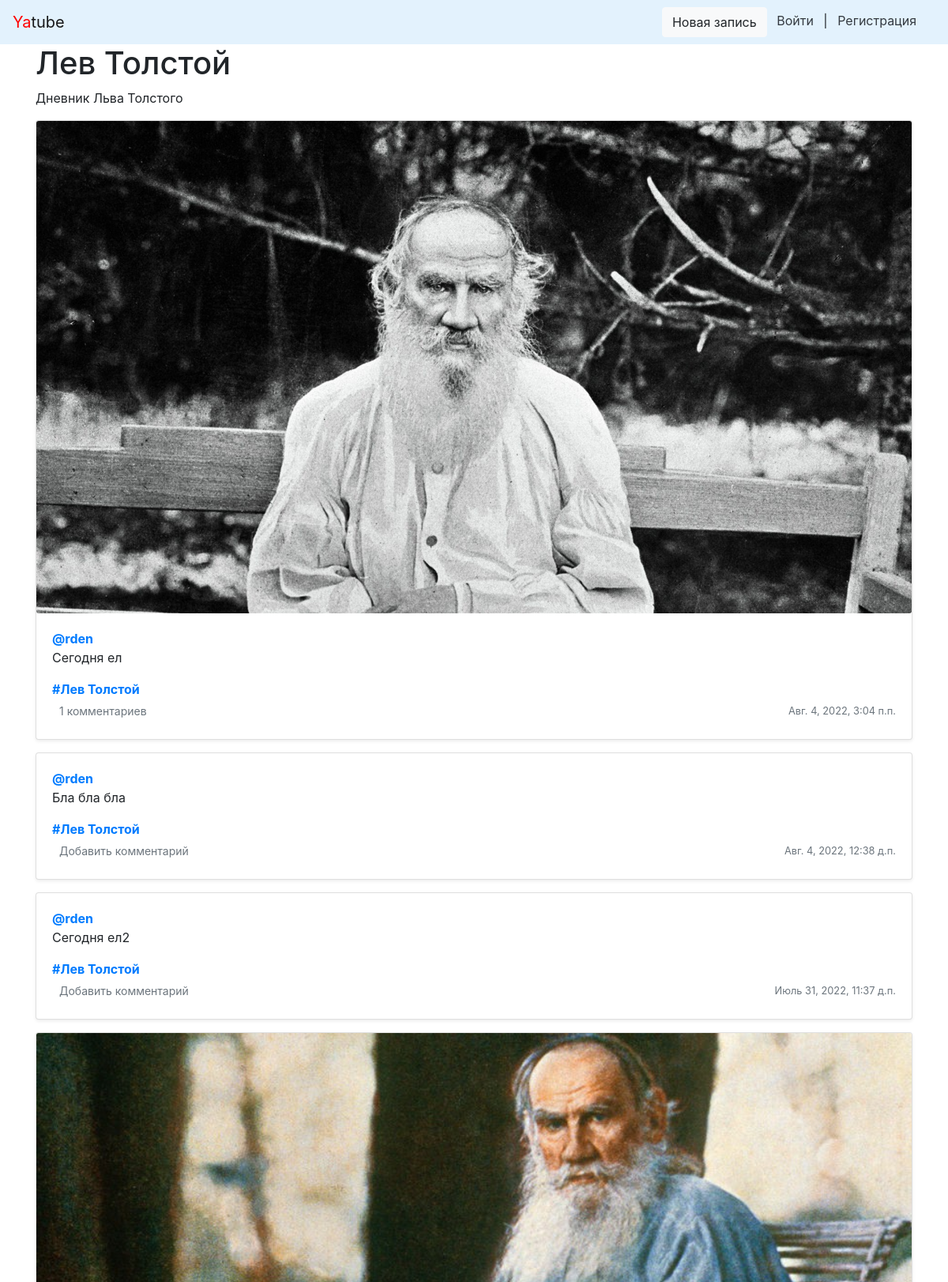
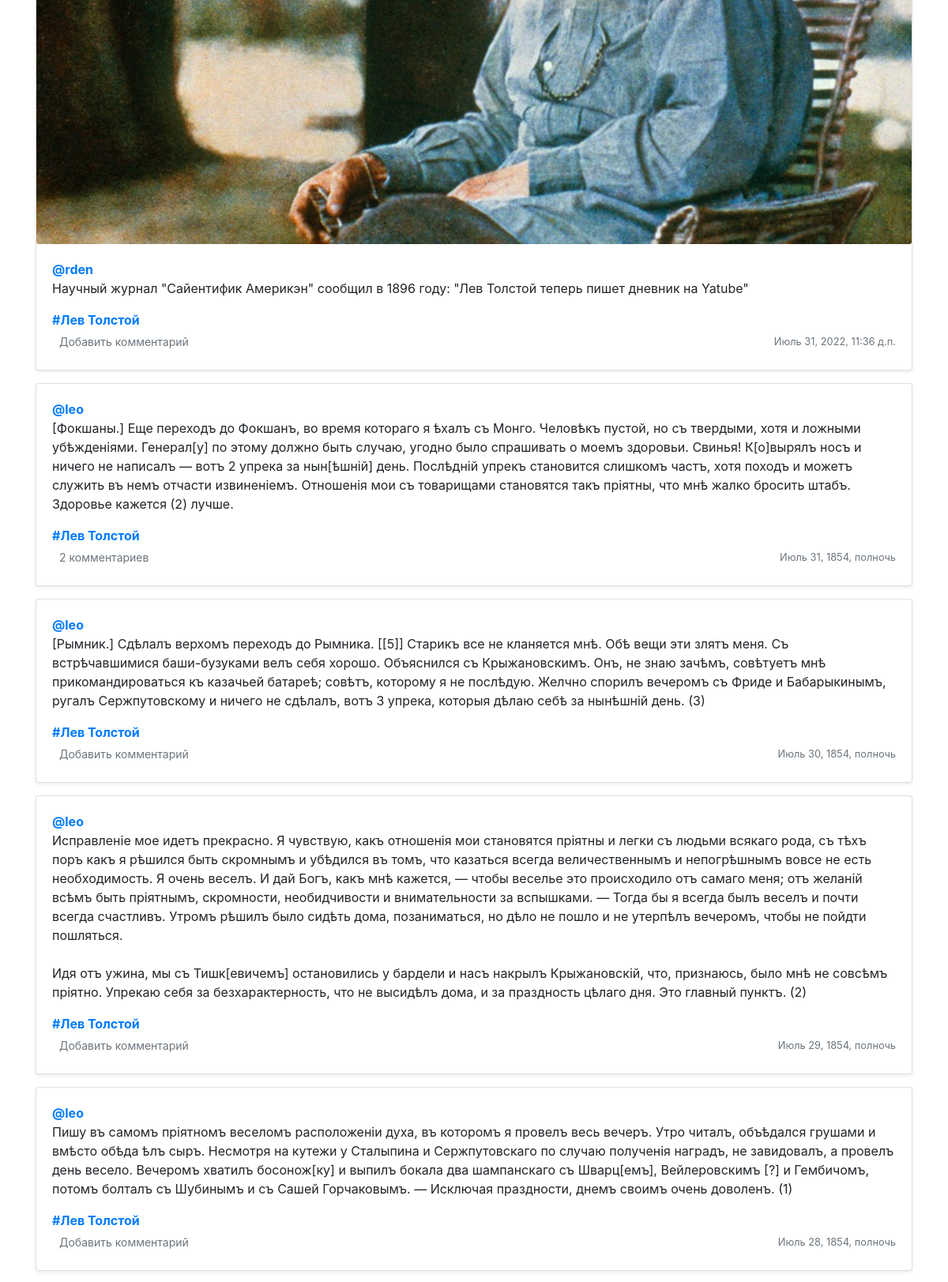
/group/Leo/ (upper part), run on the app's committed database (2 pictures, top to bottom).
### posts/models.py (models this page shows, shortened)
class Group(models.Model):
    title = models.CharField(max_length=200)
    slug = models.SlugField(unique=True)
    description = models.TextField()

class Post(models.Model):
    text = models.TextField(verbose_name='Текст')
    pub_date = models.DateTimeField("date published", auto_now_add=True)
    author = models.ForeignKey(User, on_delete=models.CASCADE, related_name="posts")
    group = models.ForeignKey(Group, on_delete=models.CASCADE, blank=True, null=True, verbose_name='Группа')
    image = models.ImageField(upload_to='posts/', blank=True, null=True, verbose_name='Изображение')

### posts/views.py (the view)
# urls.py: path("group/<slug>/", views.group_posts, name='group'),
def group_posts(request, slug):
    group = get_object_or_404(Group, slug=slug)
    posts = Post.objects.filter(group=group).order_by("-pub_date")
    paginator = Paginator(posts, 10)
    page_number = request.GET.get('page')
    page = paginator.get_page(page_number)
    return render(request, "group.html", {"group": group, "page": page, "paginator": paginator})

### yatube/context_processors/context.py (called while the page is built)
def year(request):
    return {'year': dt.datetime.now().year}

### templates/group.html (shortened to what this page needs)
{% extends "base.html" %}
{% block header %}{{ group.title }}{% endblock %}
{% block content %}
{% load thumbnail %}
    <p>{{ group.description }}</p>
    {% for post in page %}
        {% include "post_item.html" with post=post %}
    {% endfor %}
{% endblock %}

### templates/post_item.html (shortened to what this page needs)
<div class="card mb-3 mt-1 shadow-sm">
    {% load thumbnail %}
    {% thumbnail post.image "960x339" crop="center" upscale=True as im %}
    <img class="card-img" src="{{ im.url }}" />
    {% endthumbnail %}
    <div class="card-body">
        <p class="card-text">
            <a name="post_{{ post.id }}" href="{% url 'profile' post.author.username %}">
                <strong class="d-block text-gray-dark">@{{ post.author }}</strong>
            </a>
            {{ post.text|linebreaksbr }}
        </p>
        {% if post.group %}
        <a class="card-link muted" href="{% url 'group' post.group.slug %}">
                <strong class="d-block text-gray-dark">#{{ post.group.title }}</strong>
        </a>
        {% endif %}
        <div class="d-flex justify-content-between align-items-center">
            <div class="btn-group ">
                <a class="btn btn-sm text-muted" href="{% url 'post' post.author.username post.id %}" role="button">
                    {% if post.comments.exists %}
                    {{ post.comments.count }} комментариев
                    {% else%}
                    Добавить комментарий
                    {% endif %}
                </a>
            </div>
            <small class="text-muted">{{ post.pub_date }}</small>
        </div>
    </div>
</div>

### data on the page
Group: title "Лев Толстой", description "Дневник Льва Толстого"
Post: shows a picture, author "rden", text "Сегодня ел", group "Лев Толстой", comments.count "1", pub_date "Авг. 4, 2022, 3:04 п.п."
Post: author "rden", text "Бла бла бла", group "Лев Толстой", shows "Добавить комментарий", pub_date "Авг. 4, 2022, 12:38 д.п."
Post: author "rden", text "Сегодня ел2", group "Лев Толстой", shows "Добавить комментарий", pub_date "Июль 31, 2022, 11:37 д.п."
Post: shows a picture, author "rden", text "Научный журнал \"Сайентифик Америкэн\" сообщил в 1896 году: \"Лев Толстой теперь пишет дневник на Yatube\"", group "Лев Толстой", shows "Добавить комментарий", pub_date "Июль 31, 2022, 11:36 д.п."
Post: author "leo", text "[Фокшаны.] Еще переходъ до Фокшанъ, во время котораго я ѣхалъ съ Монго. Человѣкъ пустой, но съ твердыми, хотя и ложными убѣжденіями. Генерал[у] по этому должно быть случаю, угодно было спрашивать о моемъ здоровьи. Свинья! К[о]вырялъ носъ и ничего не написалъ — вотъ 2 упрека за нын[ѣшній] день. Послѣдній упрекъ становится слишкомъ частъ, хотя походъ и можетъ служить въ немъ отчасти извиненіемъ. Отношенія мои съ товарищами становятся такъ пріятны, что мнѣ жалко бросить штабъ. Здоровье кажется (2) лучше.", group "Лев Толстой", comments.count "2", pub_date "Июль 31, 1854, полночь"
Post: author "leo", text "[Рымник.] Сдѣлалъ верхомъ переходъ до Рымника. [[5]] Старикъ все не кланяется мнѣ. Обѣ вещи эти злятъ меня. Съ встрѣчавшимися баши-бузуками велъ себя хорошо. Объяснился съ Крыжановскимъ. Онъ, не знаю зачѣмъ, совѣтуетъ мнѣ прикомандироваться къ казачьей батареѣ; совѣтъ, которому я не послѣдую. Желчно спорилъ вечеромъ съ Фриде и Бабарыкинымъ, ругалъ Сержпутовскому и ничего не сдѣлалъ, вотъ 3 упрека, которыя дѣлаю себѣ за нынѣшній день. (3)", group "Лев Толстой", shows "Добавить комментарий", pub_date "Июль 30, 1854, полночь"
Post: author "leo", text "Исправленіе мое идетъ прекрасно. Я чувствую, какъ отношенія мои становятся пріятны и легки съ людьми всякаго рода, съ тѣхъ поръ какъ я рѣшился быть скромнымъ и убѣдился въ томъ, что казаться всегда величественнымъ и непогрѣшнымъ вовсе не есть необходимость. Я очень веселъ. И дай Богъ, какъ мнѣ кажется, — чтобы веселье это происходило отъ самаго меня; отъ желаній всѣмъ быть пріятнымъ, скромности, необидчивости и внимательности за вспышками. — Тогда бы я всегда былъ веселъ и почти всегда счастливъ. Утромъ рѣшилъ было сидѣть дома, позаниматься, но дѣло не пошло и не утерпѣлъ вечеромъ, чтобы не пойдти пошляться. Идя отъ ужина, мы съ Тишк[евичемъ] остановились у бардели и насъ накрылъ…", group "Лев Толстой", shows "Добавить комментарий", pub_date "Июль 29, 1854, полночь"
Post: author "leo", text "Пишу въ самомъ пріятномъ веселомъ расположеніи духа, въ которомъ я провелъ весь вечеръ. Утро читалъ, объѣдался грушами и вмѣсто обѣда ѣлъ сыръ. Несмотря на кутежи у Сталыпина и Сержпутовскаго по случаю полученія наградъ, не завидовалъ, а провелъ день весело. Вечеромъ хватилъ босонож[ку] и выпилъ бокала два шампанскаго съ Шварц[емъ], Вейлеровскимъ [?] и Гембичомъ, потомъ болталъ съ Шубинымъ и съ Сашей Горчаковымъ. — Исключая праздности, днемъ своимъ очень доволенъ. (1)", group "Лев Толстой", shows "Добавить комментарий", pub_date "Июль 28, 1854, полночь"
